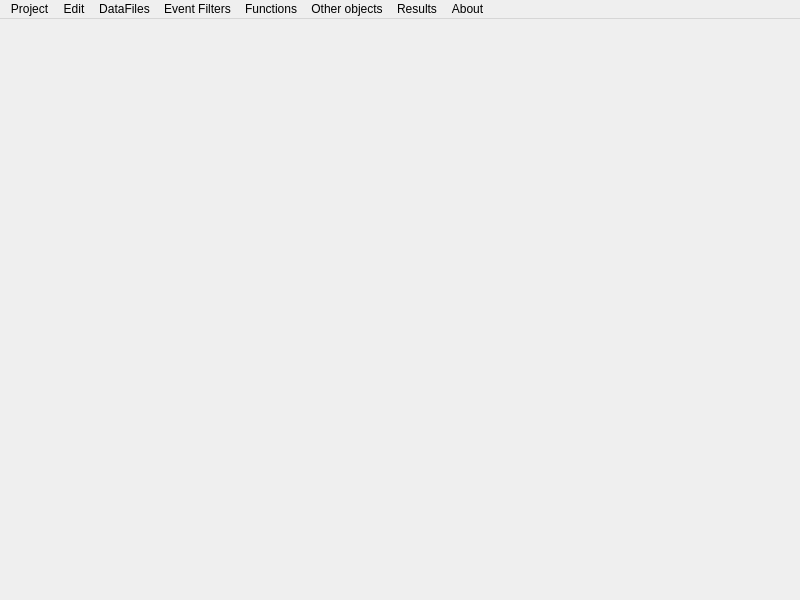
<?xml version="1.0" encoding="UTF-8"?>
<ui version="4.0">
 <class>SortProjectView</class>
 <widget class="QMainWindow" name="SortProjectView">
  <property name="geometry">
   <rect>
    <x>0</x>
    <y>0</y>
    <width>800</width>
    <height>600</height>
   </rect>
  </property>
  <property name="minimumSize">
   <size>
    <width>800</width>
    <height>600</height>
   </size>
  </property>
  <property name="maximumSize">
   <size>
    <width>800</width>
    <height>600</height>
   </size>
  </property>
  <property name="windowTitle">
   <string>MainWindow</string>
  </property>
  <widget class="QWidget" name="centralwidget">
   <widget class="QLabel" name="statuslabel">
    <property name="geometry">
     <rect>
      <x>0</x>
      <y>560</y>
      <width>801</width>
      <height>20</height>
     </rect>
    </property>
    <property name="text">
     <string/>
    </property>
   </widget>
   <widget class="QLabel" name="pathlabel">
    <property name="geometry">
     <rect>
      <x>0</x>
      <y>0</y>
      <width>641</width>
      <height>21</height>
     </rect>
    </property>
    <property name="text">
     <string/>
    </property>
   </widget>
  </widget>
  <widget class="QMenuBar" name="menubar">
   <property name="geometry">
    <rect>
     <x>0</x>
     <y>0</y>
     <width>800</width>
     <height>20</height>
    </rect>
   </property>
   <widget class="QMenu" name="menuDataFiles">
    <property name="title">
     <string>DataFiles</string>
    </property>
   </widget>
   <widget class="QMenu" name="menuProject">
    <property name="title">
     <string>Project</string>
    </property>
    <addaction name="actionRecalculate"/>
    <addaction name="actionSave"/>
   </widget>
   <widget class="QMenu" name="menuND_filter">
    <property name="title">
     <string>Event Filters</string>
    </property>
    <addaction name="actionAdd"/>
    <addaction name="actionWindow"/>
    <addaction name="actionLocus"/>
   </widget>
   <widget class="QMenu" name="menuFormula_Templates">
    <property name="title">
     <string>Results</string>
    </property>
    <addaction name="actionX_Y_deltaY"/>
    <addaction name="actionScatter_with_appendix"/>
    <addaction name="actionOutput_settings"/>
   </widget>
   <widget class="QMenu" name="menuEdit">
    <property name="title">
     <string>Edit</string>
    </property>
    <addaction name="actionRemove_selected_element"/>
   </widget>
   <widget class="QMenu" name="menuHelp">
    <property name="title">
     <string>About</string>
    </property>
    <addaction name="actionDisplay_About_message"/>
   </widget>
   <widget class="QMenu" name="menuOther">
    <property name="title">
     <string>Other objects</string>
    </property>
   </widget>
   <widget class="QMenu" name="menuEquations_and_magnitudes">
    <property name="title">
     <string>Functions</string>
    </property>
    <addaction name="actionAdd_spectrum_axis"/>
    <addaction name="actionEnergy_calibration_at_SP2"/>
    <addaction name="actionAdd_constant"/>
    <addaction name="actionAdd_2"/>
    <addaction name="actionAdd_DataFile_s_function"/>
    <addaction name="separator"/>
   </widget>
   <addaction name="menuProject"/>
   <addaction name="menuEdit"/>
   <addaction name="menuDataFiles"/>
   <addaction name="menuND_filter"/>
   <addaction name="menuEquations_and_magnitudes"/>
   <addaction name="menuOther"/>
   <addaction name="menuFormula_Templates"/>
   <addaction name="menuHelp"/>
  </widget>
  <action name="actionKINRD00V">
   <property name="text">
    <string>KINR D00V</string>
   </property>
  </action>
  <action name="actionRemove_Element">
   <property name="text">
    <string>Remove Element</string>
   </property>
  </action>
  <action name="actionRecalculate">
   <property name="text">
    <string>Read all datafiles</string>
   </property>
  </action>
  <action name="actionSave">
   <property name="text">
    <string>Save project</string>
   </property>
  </action>
  <action name="actionSimple_Event_Counter">
   <property name="text">
    <string>Simple Event Counter</string>
   </property>
  </action>
  <action name="actionGlobal_variable">
   <property name="text">
    <string>Global variable</string>
   </property>
  </action>
  <action name="actionSpectrum_Axis_Configuration">
   <property name="text">
    <string>Spectrum Axis Configuration</string>
   </property>
  </action>
  <action name="actionEnergy_calibration">
   <property name="text">
    <string>Energy calibration</string>
   </property>
  </action>
  <action name="actionDataFile_dependent_formula">
   <property name="text">
    <string>DataFile dependent formula</string>
   </property>
  </action>
  <action name="actionAdd">
   <property name="text">
    <string>ND filter</string>
   </property>
  </action>
  <action name="actionAdd_2">
   <property name="text">
    <string>Function</string>
   </property>
  </action>
  <action name="actionAdd_constant">
   <property name="text">
    <string>Global variable</string>
   </property>
  </action>
  <action name="actionAdd_spectrum_axis">
   <property name="text">
    <string>Spectrum axis</string>
   </property>
  </action>
  <action name="actionRemove_selected_element">
   <property name="text">
    <string>Remove selected element</string>
   </property>
  </action>
  <action name="actionClear_project">
   <property name="text">
    <string>Clear project</string>
   </property>
  </action>
  <action name="actionWindow">
   <property name="text">
    <string>SP1 Window</string>
   </property>
  </action>
  <action name="actionLocus">
   <property name="text">
    <string>SP2 Locus</string>
   </property>
  </action>
  <action name="actionX_Y_deltaY">
   <property name="text">
    <string>Plot data</string>
   </property>
  </action>
  <action name="actionAdd_DataFile_s_function">
   <property name="text">
    <string>Function on group</string>
   </property>
  </action>
  <action name="actionScatter_with_appendix">
   <property name="text">
    <string>Extended Plot data</string>
   </property>
  </action>
  <action name="actionAbout">
   <property name="text">
    <string>About</string>
   </property>
  </action>
  <action name="actionBinary_Kinemathics_Formula">
   <property name="text">
    <string>Binary Kinemathics Formula</string>
   </property>
  </action>
  <action name="actionEnergy_calibration_at_SP2">
   <property name="text">
    <string>Energy calibration at SP2 (axis)</string>
   </property>
  </action>
  <action name="actionFrom_TXT_file">
   <property name="text">
    <string>From TXT file</string>
   </property>
  </action>
  <action name="actionOutput_settings">
   <property name="text">
    <string>Data output settings</string>
   </property>
  </action>
  <action name="actionDisplay_About_message">
   <property name="text">
    <string>Display 'About' message</string>
   </property>
  </action>
 </widget>
 <resources/>
 <connections/>
</ui>
